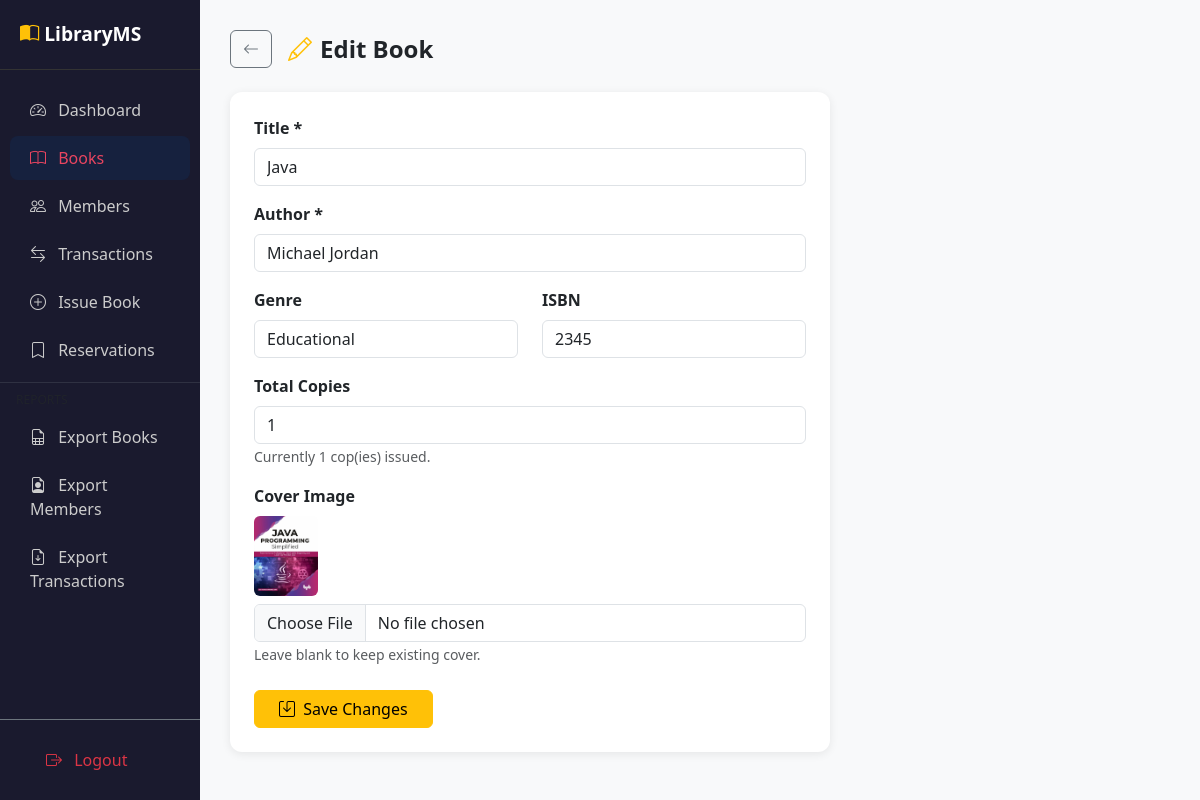
Page /books/edit/2 (signed in) on the committed database.
### app/models.py (models this page shows, shortened)
class Book(db.Model):
    __tablename__ = 'books'
    id = db.Column(db.Integer, primary_key=True)
    title = db.Column(db.String(200), nullable=False)
    author = db.Column(db.String(100), nullable=False)
    genre = db.Column(db.String(50))
    isbn = db.Column(db.String(20), unique=True)
    total_copies = db.Column(db.Integer, default=1)
    available_copies = db.Column(db.Integer, default=1)
    cover_image = db.Column(db.String(200), nullable=True)
    added_date = db.Column(db.DateTime, default=datetime.utcnow)
    transactions = db.relationship('Transaction', backref='book', lazy=True)
    reservations = db.relationship('Reservation', backref='book', lazy=True)

### app/routes/books.py (the view, shortened to what this page needs)
@books_bp.route('/edit/<int:book_id>', methods=['GET', 'POST'])
@login_required
def edit(book_id):
    book = Book.query.get_or_404(book_id)
    return render_template('books/edit.html', book=book)

### app/models.py (called while the page is built)
@login_manager.user_loader
def load_user(user_id):
    return Admin.query.get(int(user_id))

### app/templates/books/edit.html (shortened to what this page needs)
{% extends 'base.html' %}
{% block content %}
<div class="d-flex align-items-center mb-4">
    <a href="{{ url_for('books.index') }}" class="btn btn-outline-secondary me-3"><i class="bi bi-arrow-left"></i></a>
    <h4 class="fw-bold mb-0"><i class="bi bi-pencil text-warning me-2"></i>Edit Book</h4>
</div>
<div class="card" style="max-width:600px">
    <div class="card-body p-4">
        <form method="POST" enctype="multipart/form-data">
            <div class="mb-3">
                <label class="form-label fw-semibold">Title *</label>
                <input type="text" name="title" class="form-control" required value="{{ book.title }}">
            </div>
            <div class="mb-3">
                <label class="form-label fw-semibold">Author *</label>
                <input type="text" name="author" class="form-control" required value="{{ book.author }}">
            </div>
            <div class="row mb-3">
                <div class="col">
                    <label class="form-label fw-semibold">Genre</label>
                    <input type="text" name="genre" class="form-control" value="{{ book.genre or '' }}">
                </div>
                <div class="col">
                    <label class="form-label fw-semibold">ISBN</label>
                    <input type="text" name="isbn" class="form-control" value="{{ book.isbn or '' }}">
                </div>
            </div>
            <div class="mb-3">
                <label class="form-label fw-semibold">Total Copies</label>
                <input type="number" name="total_copies" class="form-control" min="1" value="{{ book.total_copies }}">
                <small class="text-muted">Currently {{ book.total_copies - book.available_copies }} cop(ies) issued.</small>
            </div>
            <div class="mb-4">
                <label class="form-label fw-semibold">Cover Image</label>
                {% if book.cover_image %}
                    <div class="mb-2"><img src="{{ url_for('static', filename='uploads/' + book.cover_image) }}" style="height:80px;border-radius:6px"></div>
                {% endif %}
                <input type="file" name="cover_image" class="form-control" accept="image/*">
                <small class="text-muted">Leave blank to keep existing cover.</small>
            </div>
            <button type="submit" class="btn btn-warning px-4">
                <i class="bi bi-save me-1"></i> Save Changes
            </button>
        </form>
    </div>
</div>
{% endblock %}

### app/templates/base.html (style rules this page uses)
body { background-color: #f8f9fa; }
.card { border: none; border-radius: 12px; box-shadow: 0 2px 10px rgba(0,0,0,0.08); }

### rows in the picture
Book: title "Java", author "Michael Jordan", genre "Educational", isbn "2345", total_copies "1", book.total_copies-book.available_copies "1", cover_image (picture)
